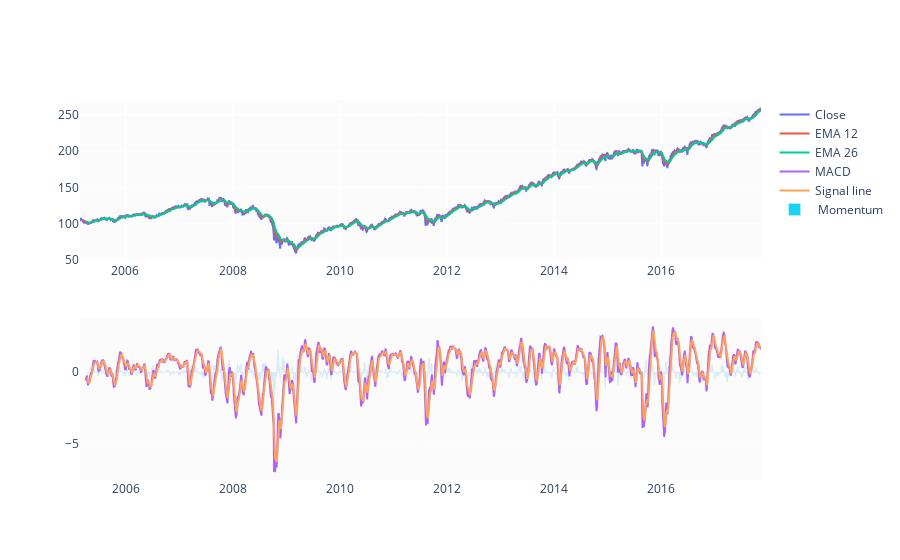

The code cell stored with this chart in its notebook:
### Markdown cell above
### 移动平均收敛散度（Moving Average Convergence Divergence）

移动平均收敛散度（[MACD](https://www.investopedia.com/terms/m/macd.asp#toc-learning-from-macd)）是一种指标，显示了两个指数移动平均线（EMA）之间的关系，即12日和26日的EMA。

$$MACD = 12Period EMA - 26Period EMA$$

信号线是MACD线的九周期EMA。

- MACD最适合在日线周期中使用，当MACD线从上方穿过信号线时，用于买入；从下方跌破信号线时，用于卖出。

- MACD可以帮助判断一种证券是否处于超买或超卖状态，提醒交易员价格走势的力度，并警告潜在的价格逆转。

- MACD还可以提醒投资者存在多空分歧（例如，当价格的新高没有MACD的新高来确认，反之亦然），这可能表明潜在的失败和逆转。在信号线交叉之后，建议等待三到四天以确认它不是虚假动作。

### Code cell
EMA_12 = pd.Series(df['Close'].ewm(span=12, min_periods=12).mean())
EMA_26 = pd.Series(df['Close'].ewm(span=26, min_periods=26).mean())
MACD = pd.Series(EMA_12 - EMA_26)
MACD_signal = pd.Series(MACD.ewm(span=9, min_periods=9).mean())

fig = make_subplots(rows=2, cols=1)
fig.add_trace(go.Scatter(x=df.Date, y=df.Close, name='Close'), row=1, col=1)
fig.add_trace(go.Scatter(x=df.Date, y=EMA_12, name='EMA 12'), row=1, col=1)
fig.add_trace(go.Scatter(x=df.Date, y=EMA_26, name='EMA 26'), row=1, col=1)
fig.add_trace(go.Scatter(x=df.Date, y=MACD, name='MACD'), row=2, col=1)
fig.add_trace(go.Scatter(x=df.Date, y=MACD_signal, name='Signal line'), row=2, col=1)
fig.add_trace(go.Bar(x=df.Date, y=MACD-MACD_signal, name=' Momentum'), row=2, col=1)

fig.show()

### Figure 1 — Plotly figure (JSON) as saved in the notebook; plotly's stock layout.template omitted (floating-point values rounded to 4 significant figures; data arrays with more than 128 entries replaced by an {"elided": "..."} marker saying what was removed)
{"data": [{"name": "Close", "type": "scatter", "x": {"elided": "3201 str values"}, "xaxis": "x", "y": {"elided": "3201 float values"}, "yaxis": "y"}, {"name": "EMA 12", "type": "scatter", "x": {"elided": "3201 str values"}, "xaxis": "x", "y": {"elided": "3201 float values"}, "yaxis": "y"}, {"name": "EMA 26", "type": "scatter", "x": {"elided": "3201 str values"}, "xaxis": "x", "y": {"elided": "3201 float values"}, "yaxis": "y"}, {"name": "MACD", "type": "scatter", "x": {"elided": "3201 str values"}, "xaxis": "x2", "y": {"elided": "3201 float values"}, "yaxis": "y2"}, {"name": "Signal line", "type": "scatter", "x": {"elided": "3201 str values"}, "xaxis": "x2", "y": {"elided": "3201 float values"}, "yaxis": "y2"}, {"name": " Momentum", "type": "bar", "x": {"elided": "3201 str values"}, "xaxis": "x2", "y": {"elided": "3201 float values"}, "yaxis": "y2"}], "layout": {"xaxis": {"anchor": "y", "domain": [0, 1]}, "xaxis2": {"anchor": "y2", "domain": [0, 1]}, "yaxis": {"anchor": "x", "domain": [0.575, 1]}, "yaxis2": {"anchor": "x2", "domain": [0, 0.425]}}}
